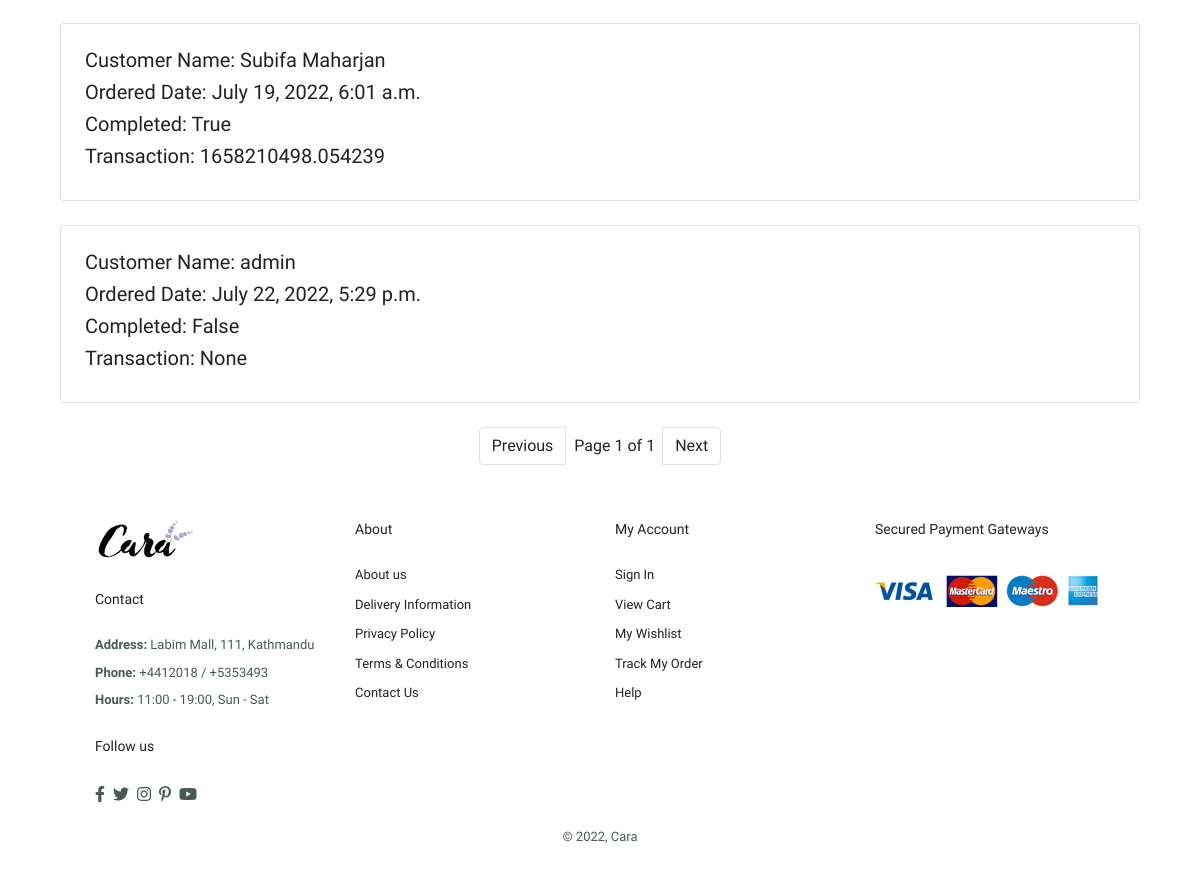
Page /view_orders/ (signed in, lower part) on the earlier database version.
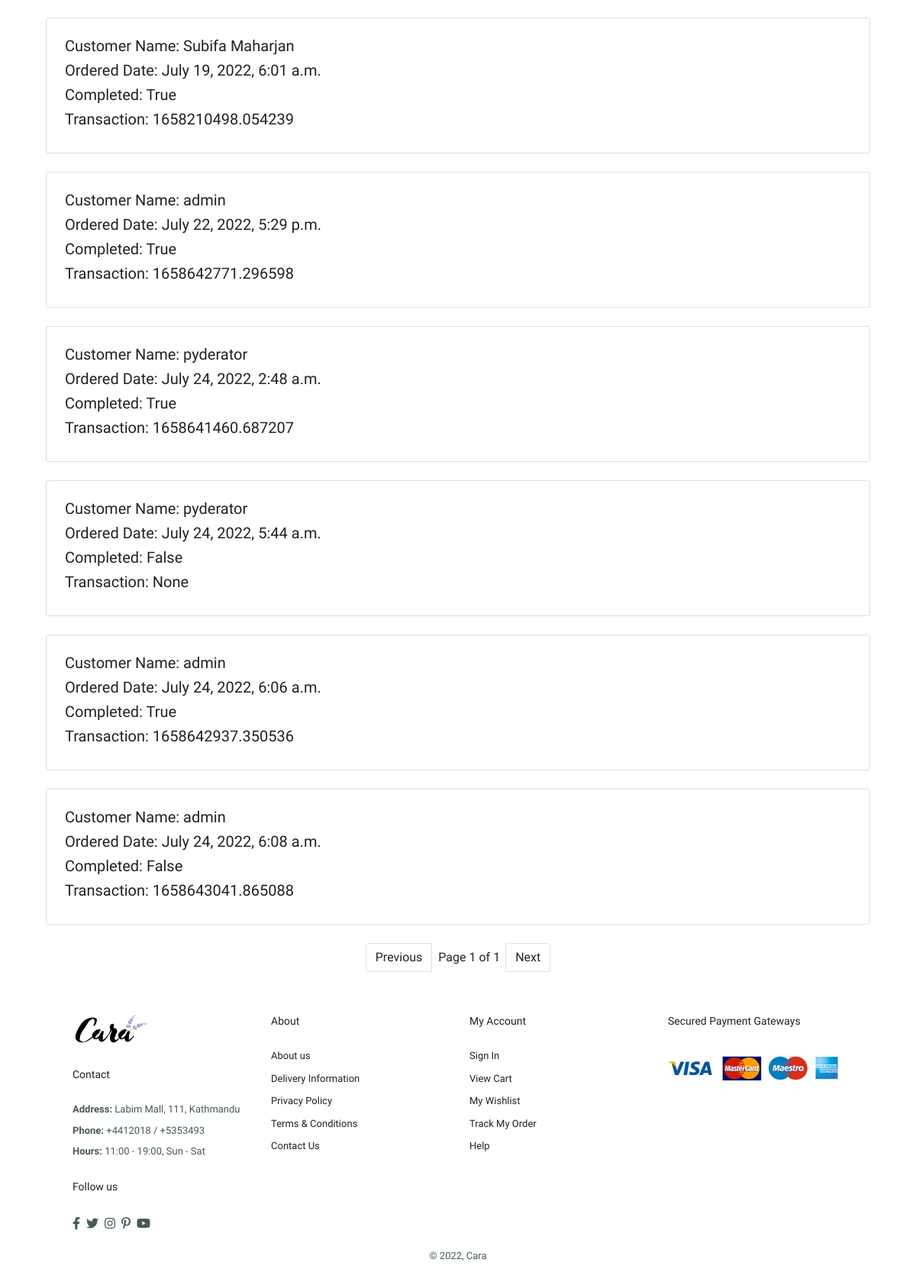
Same page on the later database version.
### store/models.py (models this page shows, shortened)
class Order(models.Model):
	customer = models.ForeignKey(Customer, on_delete=models.SET_NULL, null=True, blank=True)
	date_ordered = models.DateTimeField(auto_now_add=True)
	complete = models.BooleanField(default=False)
	transaction_id = models.CharField(max_length=100, null=True)

class Customer(models.Model):
	user = models.OneToOneField(User, null=True, blank=True, on_delete=models.CASCADE)
	name = models.CharField(max_length=200, null=True, default="admin")
	email = models.CharField(max_length=200, default="admin@admin.com")

### store/views.py (the view)
# urls.py: path('view_orders/', views.OrderListView.as_view(template_name="admin/orders_list.html"), name="orders_list"),
class OrderListView(LoginRequiredMixin, ListView):
	login_url = "/login/"
	model = Order
	paginate_by = 10

### store/templates/admin/orders_list.html (shortened to what this page needs)
{% extends "base/index.html" %}
{% block content %}
<div class="container">
{% for order in object_list %}
<div class="col">
  <div class=" card my-4 p-4">
    <div class="">
      <h4>Customer Name: {{order.customer.name}}</h4>
      <h4>Ordered Date: {{order.date_ordered}}</h4>
      <h4>Completed: {{order.complete}}</h4>
      <h4>Transaction: {{order.transaction_id}}</h4>
    </div>
  </div>
</div>
{% empty %}
  <h2>No Orders Yet</h2>
{% endfor %}
{% include "base/pagination.html" %}
</div>
{% endblock %}

Differences in the rows shown:
changed Order "July 22, 2022, 5:29 p.m.": complete "False" → "True"; transaction_id "None" → "1658642771.296598"
added Order: customer.name "pyderator", date_ordered "July 24, 2022, 2:48 a.m.", complete "True", transaction_id "1658641460.687207"
added Order: customer.name "pyderator", date_ordered "July 24, 2022, 5:44 a.m.", complete "False", transaction_id "None"
added Order: customer.name "admin", date_ordered "July 24, 2022, 6:06 a.m.", complete "True", transaction_id "1658642937.350536"
added Order: customer.name "admin", date_ordered "July 24, 2022, 6:08 a.m.", complete "False", transaction_id "1658643041.865088"
